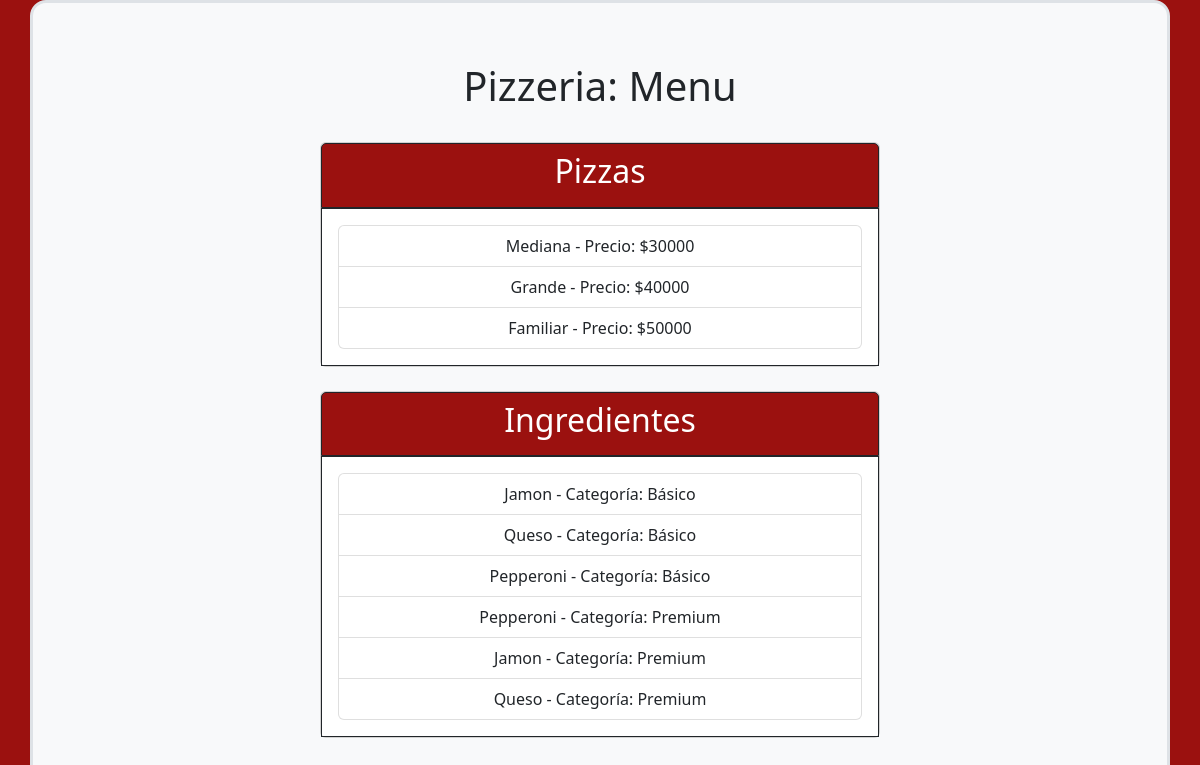
Page /prueba/ on the committed database.
### app/models.py (models this page shows)
class Pizza(models.Model):
    nombre = models.CharField(max_length=200)
    precio = models.IntegerField()
    activo = models.BooleanField(default=True)

class Ingrediente(models.Model):
    CATEGORIA_CHOICES = [
        ('Basico', 'Básico'),
        ('Premium', 'Premium'),
    ]
    nombre = models.CharField(max_length=100)
    categoria = models.CharField(max_length=10, choices=CATEGORIA_CHOICES)

### app/views.py (the view)
# urls.py: path('prueba/', prueba_view, name='prueba')
def prueba_view(request):
    pizzas = Pizza.objects.all()
    ingredientes = Ingrediente.objects.all()
    context = {
        'pizzas':  pizzas,
        'ingredientes': ingredientes
    }
    return render(request, 'test.html', context)

### app/templates/test.html (shortened to what this page needs)
<!DOCTYPE html>
<html>
<head>
    <link href="https://cdn.jsdelivr.net/npm/bootstrap@5.2.3/dist/css/bootstrap.min.css" rel="stylesheet"
>
</head>
<body>
<div class="container text-center bg-light border border-3 rounded-4 d-flex justify-content-center align-items-center flex-column">
        <h1>Pizzeria: Menu</h1>
        <div class="card mt-4" style="width: 35rem;">
            <div class="card-header border border-1 border-dark">
                <h2>Pizzas</h2>
            </div>
            <div class="card-body border border-1 border-dark">
                <ul class="list-group">
                {% for pizza in pizzas %}
                    <li class="list-group-item">{{ pizza.nombre }} - Precio: ${{ pizza.precio }}</li>
                {% empty %}
                    <li class="list-group-item">No hay pizzas disponibles.</li>
                {% endfor %}
                </ul>
            </div>
        </div>
        <div class="card mt-4" style="width: 35rem;">
            <div class="card-header border border-1 border-dark">
                <h2>Ingredientes</h2>
            </div>
            <div class="card-body border border-1 border-dark">
                <ul class="list-group">
                {% for ingrediente in ingredientes %}
                    <li class="list-group-item">{{ ingrediente.nombre }} - Categoría: {{ ingrediente.get_categoria_display }}</li>
                {% empty %}
                    <li class="list-group-item">No hay ingredientes disponibles.</li>
                {% endfor %}
                </ul>
            </div>
        </div>
    </div>
</body>
</html>

### app/templates/test.html (style rules this page uses)
body { background-color: #9B110F; }
.container { height: 100vh; }
.card-header { background-color: #9B110F; }
h2 { color: #FFFFFF; }

### rows in the picture
Pizza: nombre "Mediana", precio "30000"
Pizza: nombre "Grande", precio "40000"
Pizza: nombre "Familiar", precio "50000"
Ingrediente: nombre "Jamon", categoria "Básico"
Ingrediente: nombre "Queso", categoria "Básico"
Ingrediente: nombre "Pepperoni", categoria "Básico"
Ingrediente: nombre "Pepperoni", categoria "Premium"
Ingrediente: nombre "Jamon", categoria "Premium"
Ingrediente: nombre "Queso", categoria "Premium"
